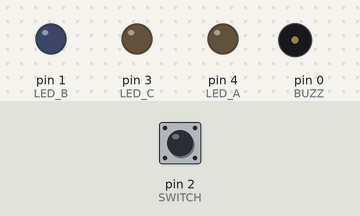
The sketch below on a simulated Arduino Uno, built with avr-gcc and run on an emulated ATmega328P. On the bench: output pins drawn as LEDs (lit = HIGH), buzzer (waves = sounding). Dashed ring = blinking. Inputs (shaded band) come from the test bench; at power-on: pin 2 (SWITCH) LOW. EEPROM starts erased.

Above: at 1.2 s.
1.3 s: pin 2 (SWITCH) pulled HIGH for 0.15 s
At 2.5 s:
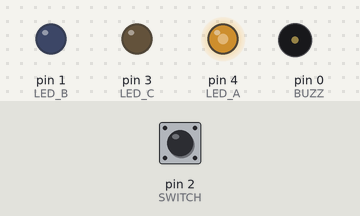
4.3 s: pin 2 (SWITCH) pulled HIGH for 1 s
At 5.07 s:
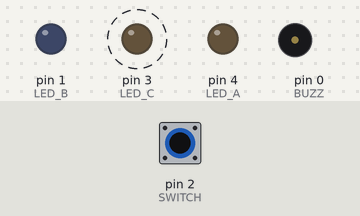
7.3 s: pin 2 (SWITCH) pulsed HIGH 5 times (0.12 s each, 0.3 s apart)
At 9.8 s:
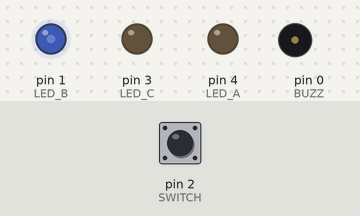
10.3 s: pin 2 (SWITCH) pulled HIGH for 3.2 s
15.0 s: pin 2 (SWITCH) pulled HIGH for 1 s
At 18.4 s:
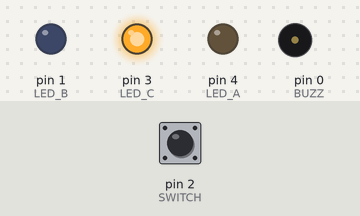
18.8 s: pin 2 (SWITCH) pulled HIGH for 0.15 s
At 19.3 s:
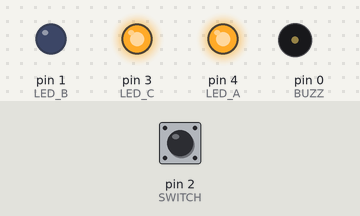
Timing chart, 0 to 22.1 s (numbered marks = the images above; inputs shaded):
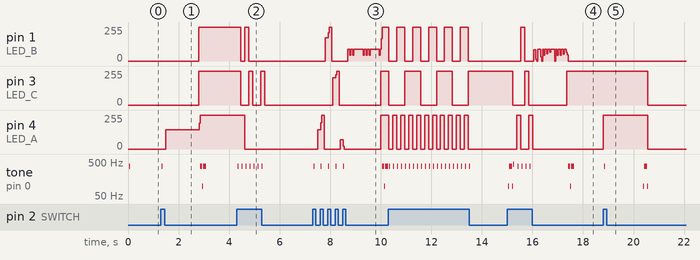

Measured:
- after the input at 1.3 s, pin 1 (LED_B), pin 3 (LED_C): 0/255 → 255/255 after 1.5 s; pin 4 (LED_A): 0/255 → 144/255 after 0.20 s, → 255/255 1.3 s later; tone on pin 0 (BUZZ): plays 372 Hz for 0.04 s, 372 Hz for 0.08 s, 97 Hz for 0.04 s, 372 Hz for 0.12 s, starting at once
- after the input at 4.3 s, pin 1 (LED_B): 255/255 → 0/255 after 0.16 s instead of 0.00 s; pin 4 (LED_A): 255/255 → 0/255 after 0.32 s instead of 0.00 s
- after the input at 7.3 s, pin 3 (LED_C): 0/255 → 206/255 after 0.80 s, → 255/255 0.12 s later, → 0/255 0.14 s later, → 255/255 1.6 s later; pin 4 (LED_A): 0/255 → 146/255 after 0.20 s, → 255/255 0.12 s later, → 0/255 0.14 s later, → 71/255 0.64 s later, … (6 changes in this stretch)
- after the input at 15.0 s, pin 4 (LED_A): alternates 255/255 for 0.16 s and 0/255 for 0.32 s, 4 changes in all, then stays 0/255, starting after 0.38 s
- after the input at 18.8 s, pin 3 (LED_C): 255/255 → 0/255 after 1.8 s instead of 0.31 s; pin 4 (LED_A): 0/255 → 255/255 at once, → 0/255 1.7 s later

The sketch:

advancedMenu.ino
```cpp
// (licence header left out)
#include <EEPROM.h>

#define LED_A 4
#define LED_B 1
#define LED_C 3
#define SWITCH 2
#define BUZZ 0

byte memorySize = 3; // memory bank size
byte number = 0;
long switchTime = 0;
int actionTime = 1500; // time for toggling menu
int menu = 6; // off menu
unsigned long currentTime;
boolean writing = false;

void setup(){
  pinMode(LED_A, OUTPUT);
  pinMode(LED_B, OUTPUT);
  pinMode(LED_C, OUTPUT);
  pinMode(BUZZ, OUTPUT);
  pinMode(SWITCH, INPUT);
  // beep on start
  play(false);
}

void loop(){
  // set current time
  currentTime = millis();

  // button pressed
  if(digitalRead(SWITCH)){
    // play beep
    play(false);
    if(!writing){
      // toggle menu
      toggleMenu();
    }else{
      // toggle number to write
      incNumber();
    }
    // set new time for button
    switchTime = currentTime;
    delay(150);
  }

  // if out of menu, clear screen after a moment
  if(menu == -1 && currentTime - switchTime > actionTime*2){
    turnOffLights();
    // play beep
    play(false);
    // and go to off mode
    menu = 6;
  }

  // if in read-menu
  if(menu < 3 && menu > -1){
    // if time for button has passed
    if(currentTime - switchTime > actionTime){
        // show the number from memory
        lightBinary(EEPROM.read(menu));
        // play rattle sound
        play(true);
        // go to out of menu
        menu = -1;
    }else{
      // if there is button time show the menu position
      lightMenu();
    }
  }

  // write menu
  if(menu > 2 && menu < 6){
    // if time for button has passed and we are in menu
    if(currentTime - switchTime > actionTime && !writing){
      // read the number of this bank
      number = EEPROM.read(menu-3);
      // show
      lightBinary(number);
      // set writing mode
      writing = true;
      switchTime = currentTime;
      // play rattle sound
      play(true);
    }else
    // if time for button has passed and we are in write menu
    if(currentTime - switchTime > actionTime && writing){
      // write the number
      EEPROM.write(menu-3, number);
      // disable writing mode
      writing = false;
      // turn off
      menu = 6;
      // play rattle sound
      play(true);
    }
    else
    if(!writing){
      // if not in writing show the menu position
      lightMenu();
    }
  }

  // turn off menu
  if(menu == 6){
    turnOffLights();
  }

}

// toggle throu menu positions
void toggleMenu(){
  menu++;
  if(menu>6){
    menu = 0;
  }
}

// toggle throu numbers
void incNumber(){
  number++;
  if(number>7){
    number = 0;
  }
  lightBinary(number);
}

// turn off all LEDs
void turnOffLights(){
  digitalWrite(LED_A,0);
  digitalWrite(LED_B,0);
  digitalWrite(LED_C,0);
}

// light the LEDs for each menu
void lightMenu(){
  turnOffLights();

  switch (menu) {
    // read menu  - just light each LED
    case 0:
      digitalWrite(LED_A,1);
      break;

    case 1:
      digitalWrite(LED_B,1);
      break;

    case 2:
      digitalWrite(LED_C,1);
      break;

    // write menu - blink each LED
    case 3:
      if(currentTime % 2 == 0){
        digitalWrite(LED_A,1);
      }else{
        digitalWrite(LED_A,0);
      }
      break;

    case 4:
      if(currentTime % 2 == 0){
        digitalWrite(LED_B,1);
      }else{
        digitalWrite(LED_B,0);
      }
      break;

    case 5:
      if(currentTime % 2 == 0){
        digitalWrite(LED_C,1);
      }else{
        digitalWrite(LED_C,0);
      }
      break;

    // off menu - turn LEDs off
    case 6:
      turnOffLights();
    break;
  }
}

// light LEDs in binary
void lightBinary(byte val){
  digitalWrite(LED_A,bitRead(val, 0));
  digitalWrite(LED_B,bitRead(val, 1));
  digitalWrite(LED_C,bitRead(val, 2));
}

// play sound
void play(boolean mode){
  if(!mode){
    for(byte i=0; i<4; i++){
        analogWrite(BUZZ, 128);
        delay(2);
        analogWrite(BUZZ, 0);
      }
  }else{
    for(byte j=0; j<8; j++){
      for(byte i=0; i<4; i++){
        analogWrite(BUZZ, 64 + (i*32));
        delay(2);
        analogWrite(BUZZ, 0);
      }
      delay(24);
    }
  }
  analogWrite(BUZZ, 0);
}
```
